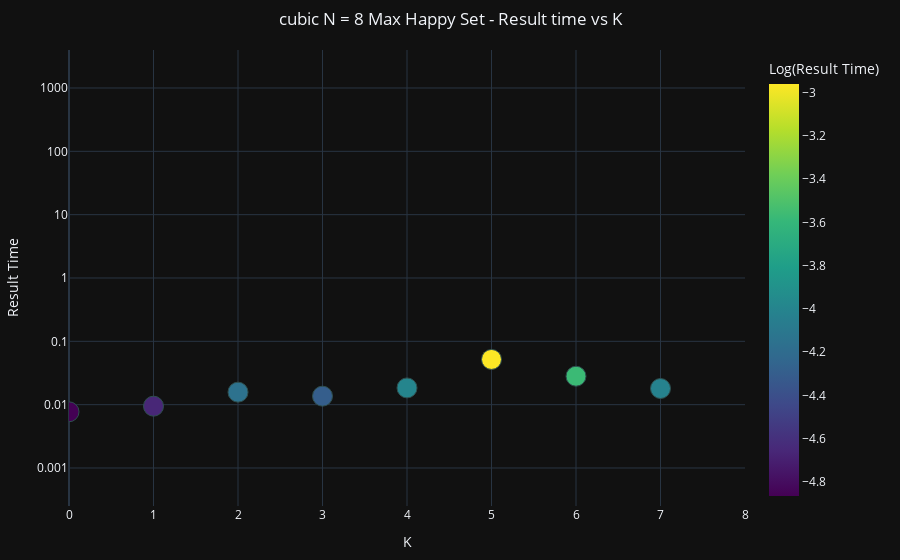
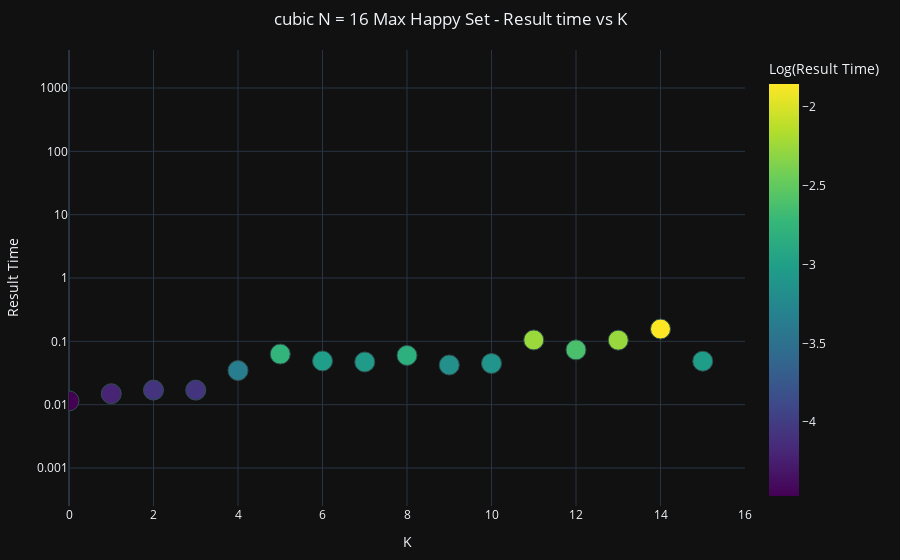
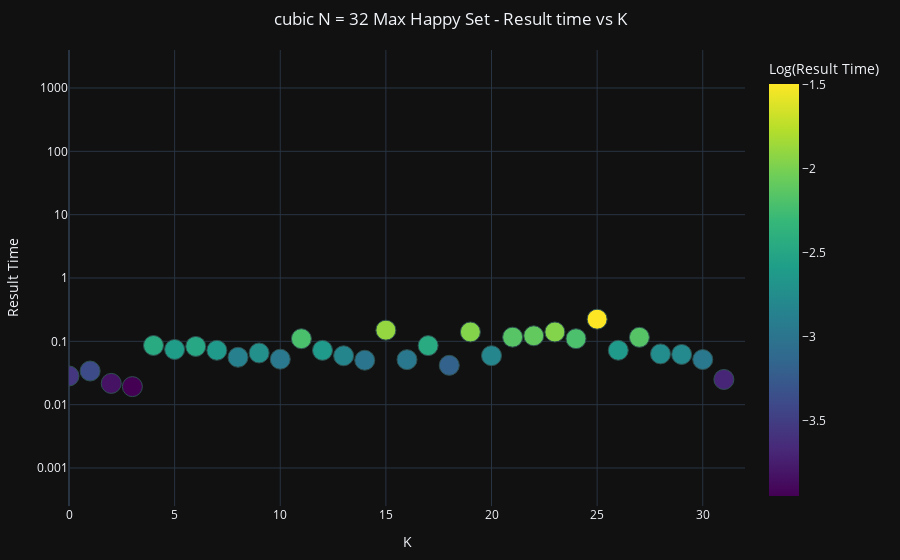
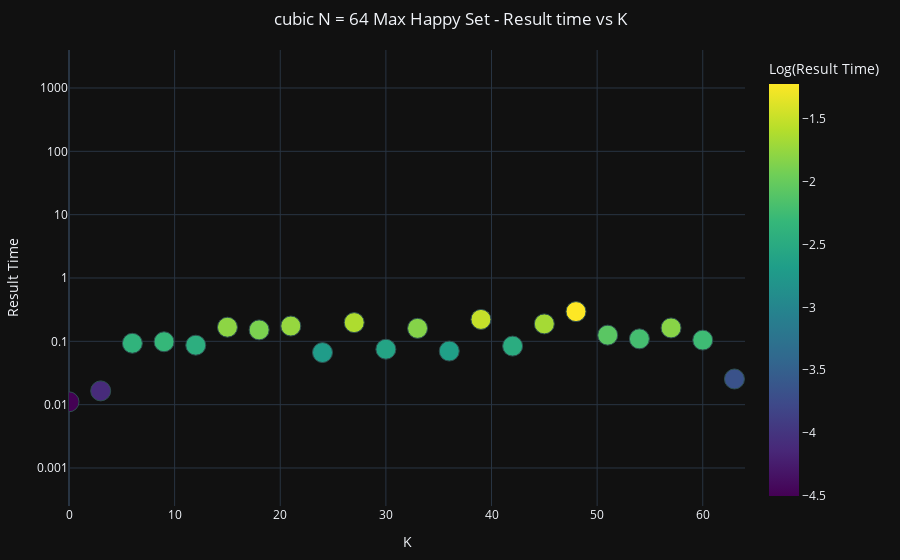

Write notebook code for charts like these, in order.
### Markdown cell above
# Análises Gráficas

### Code cell
# GraphsResults3()
# # GraphsResults4()
# # GraphsResults4_1()
# GraphsResults5()
# GraphsResults6p7()
# GraphsResults6p7_1()
# GraphsResults6p7_2()
# GraphsResults6p7_3()
# GraphsResults6p7_4('cubic')
# GraphsResults6p7_5()

### Figure 1 — Plotly figure (JSON) as saved in the notebook; plotly's stock layout.template omitted (floating-point values rounded to 4 significant figures)
{"data": [{"hovertemplate": "K=%{x}<br>Result Time=%{y}<br>Log(Result Time)=%{marker.color}<extra></extra>", "legendgroup": "", "marker": {"color": [-4.864, -4.66, -4.15, -4.296, -3.996, -2.96, -3.571, -4.018], "coloraxis": "coloraxis", "line": {"color": "DarkSlateGrey", "width": 1}, "size": 20, "symbol": "circle"}, "mode": "markers", "name": "", "orientation": "v", "showlegend": false, "type": "scatter", "x": [0, 1, 2, 3, 4, 5, 6, 7], "xaxis": "x", "y": [0.007719, 0.009465, 0.01576, 0.01362, 0.01838, 0.05179, 0.02813, 0.01799], "yaxis": "y"}], "layout": {"coloraxis": {"colorbar": {"title": {"text": "Log(Result Time)"}}, "colorscale": [[0, "#440154"], [0.1111, "#482878"], [0.2222, "#3e4989"], [0.3333, "#31688e"], [0.4444, "#26828e"], [0.5556, "#1f9e89"], [0.6667, "#35b779"], [0.7778, "#6ece58"], [0.8889, "#b5de2b"], [1, "#fde725"]]}, "hovermode": "closest", "legend": {"borderwidth": 1, "title": {"font": {"size": 12}, "text": "k/N Ratio"}, "tracegroupgap": 0, "x": 1, "y": 1}, "margin": {"b": 50, "l": 50, "r": 50, "t": 50}, "title": {"text": "cubic N = 8 Max Happy Set - Result time vs K", "x": 0.5, "xanchor": "center"}, "xaxis": {"anchor": "y", "domain": [0, 1], "range": [0, 8], "title": {"text": "K"}, "type": "linear"}, "yaxis": {"anchor": "x", "domain": [0, 1], "range": [-3.6, 3.6], "title": {"text": "Result Time"}, "type": "log"}}}

### Figure 2 — Plotly figure (JSON) as saved in the notebook; plotly's stock layout.template omitted (floating-point values rounded to 4 significant figures)
{"data": [{"hovertemplate": "K=%{x}<br>Result Time=%{y}<br>Log(Result Time)=%{marker.color}<extra></extra>", "legendgroup": "", "marker": {"color": [-4.468, -4.208, -4.076, -4.076, -3.364, -2.765, -3.016, -3.052, -2.816, -3.163, -3.106, -2.252, -2.613, -2.26, -1.855, -3.024], "coloraxis": "coloraxis", "line": {"color": "DarkSlateGrey", "width": 1}, "size": 20, "symbol": "circle"}, "mode": "markers", "name": "", "orientation": "v", "showlegend": false, "type": "scatter", "x": [0, 1, 2, 3, 4, 5, 6, 7, 8, 9, 10, 11, 12, 13, 14, 15], "xaxis": "x", "y": [0.01147, 0.01488, 0.01698, 0.01697, 0.0346, 0.06295, 0.049, 0.04725, 0.05985, 0.04231, 0.04477, 0.1052, 0.07334, 0.1043, 0.1564, 0.04859], "yaxis": "y"}], "layout": {"coloraxis": {"colorbar": {"title": {"text": "Log(Result Time)"}}, "colorscale": [[0, "#440154"], [0.1111, "#482878"], [0.2222, "#3e4989"], [0.3333, "#31688e"], [0.4444, "#26828e"], [0.5556, "#1f9e89"], [0.6667, "#35b779"], [0.7778, "#6ece58"], [0.8889, "#b5de2b"], [1, "#fde725"]]}, "hovermode": "closest", "legend": {"borderwidth": 1, "title": {"font": {"size": 12}, "text": "k/N Ratio"}, "tracegroupgap": 0, "x": 1, "y": 1}, "margin": {"b": 50, "l": 50, "r": 50, "t": 50}, "title": {"text": "cubic N = 16 Max Happy Set - Result time vs K", "x": 0.5, "xanchor": "center"}, "xaxis": {"anchor": "y", "domain": [0, 1], "range": [0, 16], "title": {"text": "K"}, "type": "linear"}, "yaxis": {"anchor": "x", "domain": [0, 1], "range": [-3.6, 3.6], "title": {"text": "Result Time"}, "type": "log"}}}

### Figure 3 — Plotly figure (JSON) as saved in the notebook; plotly's stock layout.template omitted (floating-point values rounded to 4 significant figures)
{"data": [{"hovertemplate": "K=%{x}<br>Result Time=%{y}<br>Log(Result Time)=%{marker.color}<extra></extra>", "legendgroup": "", "marker": {"color": [-3.562, -3.382, -3.832, -3.949, -2.453, -2.598, -2.488, -2.629, -2.883, -2.726, -2.952, -2.207, -2.63, -2.827, -2.989, -1.896, -2.968, -2.457, -3.174, -1.962, -2.824, -2.151, -2.101, -1.963, -2.206, -1.497, -2.627, -2.156, -2.759, -2.779, -2.964, -3.688], "coloraxis": "coloraxis", "line": {"color": "DarkSlateGrey", "width": 1}, "size": 20, "symbol": "circle"}, "mode": "markers", "name": "", "orientation": "v", "showlegend": false, "type": "scatter", "x": [0, 1, 2, 3, 4, 5, 6, 7, 8, 9, 10, 11, 12, 13, 14, 15, 16, 17, 18, 19, 20, 21, 22, 23, 24, 25, 26, 27, 28, 29, 30, 31], "xaxis": "x", "y": [0.02839, 0.03399, 0.02168, 0.01927, 0.08601, 0.0744, 0.08307, 0.07217, 0.05599, 0.06547, 0.05224, 0.11, 0.07209, 0.05917, 0.05034, 0.1502, 0.05141, 0.08566, 0.04182, 0.1406, 0.05937, 0.1163, 0.1223, 0.1405, 0.1101, 0.2237, 0.07228, 0.1158, 0.06336, 0.06212, 0.0516, 0.02502], "yaxis": "y"}], "layout": {"coloraxis": {"colorbar": {"title": {"text": "Log(Result Time)"}}, "colorscale": [[0, "#440154"], [0.1111, "#482878"], [0.2222, "#3e4989"], [0.3333, "#31688e"], [0.4444, "#26828e"], [0.5556, "#1f9e89"], [0.6667, "#35b779"], [0.7778, "#6ece58"], [0.8889, "#b5de2b"], [1, "#fde725"]]}, "hovermode": "closest", "legend": {"borderwidth": 1, "title": {"font": {"size": 12}, "text": "k/N Ratio"}, "tracegroupgap": 0, "x": 1, "y": 1}, "margin": {"b": 50, "l": 50, "r": 50, "t": 50}, "title": {"text": "cubic N = 32 Max Happy Set - Result time vs K", "x": 0.5, "xanchor": "center"}, "xaxis": {"anchor": "y", "domain": [0, 1], "range": [0, 32], "title": {"text": "K"}, "type": "linear"}, "yaxis": {"anchor": "x", "domain": [0, 1], "range": [-3.6, 3.6], "title": {"text": "Result Time"}, "type": "log"}}}

### Figure 4 — Plotly figure (JSON) as saved in the notebook; plotly's stock layout.template omitted (floating-point values rounded to 4 significant figures)
{"data": [{"hovertemplate": "K=%{x}<br>Result Time=%{y}<br>Log(Result Time)=%{marker.color}<extra></extra>", "legendgroup": "", "marker": {"color": [-4.501, -4.104, -2.373, -2.318, -2.442, -1.789, -1.886, -1.747, -2.71, -1.622, -2.589, -1.83, -2.656, -1.506, -2.476, -1.668, -1.222, -2.077, -2.213, -1.816, -2.259, -3.671], "coloraxis": "coloraxis", "line": {"color": "DarkSlateGrey", "width": 1}, "size": 20, "symbol": "circle"}, "mode": "markers", "name": "", "orientation": "v", "showlegend": false, "type": "scatter", "x": [0, 3, 6, 9, 12, 15, 18, 21, 24, 27, 30, 33, 36, 39, 42, 45, 48, 51, 54, 57, 60, 63], "xaxis": "x", "y": [0.01109, 0.0165, 0.0932, 0.09846, 0.08695, 0.1672, 0.1517, 0.1744, 0.0665, 0.1975, 0.07511, 0.1604, 0.07022, 0.2218, 0.08405, 0.1886, 0.2948, 0.1253, 0.1094, 0.1627, 0.1045, 0.02544], "yaxis": "y"}], "layout": {"coloraxis": {"colorbar": {"title": {"text": "Log(Result Time)"}}, "colorscale": [[0, "#440154"], [0.1111, "#482878"], [0.2222, "#3e4989"], [0.3333, "#31688e"], [0.4444, "#26828e"], [0.5556, "#1f9e89"], [0.6667, "#35b779"], [0.7778, "#6ece58"], [0.8889, "#b5de2b"], [1, "#fde725"]]}, "hovermode": "closest", "legend": {"borderwidth": 1, "title": {"font": {"size": 12}, "text": "k/N Ratio"}, "tracegroupgap": 0, "x": 1, "y": 1}, "margin": {"b": 50, "l": 50, "r": 50, "t": 50}, "title": {"text": "cubic N = 64 Max Happy Set - Result time vs K", "x": 0.5, "xanchor": "center"}, "xaxis": {"anchor": "y", "domain": [0, 1], "range": [0, 64], "title": {"text": "K"}, "type": "linear"}, "yaxis": {"anchor": "x", "domain": [0, 1], "range": [-3.6, 3.6], "title": {"text": "Result Time"}, "type": "log"}}}
